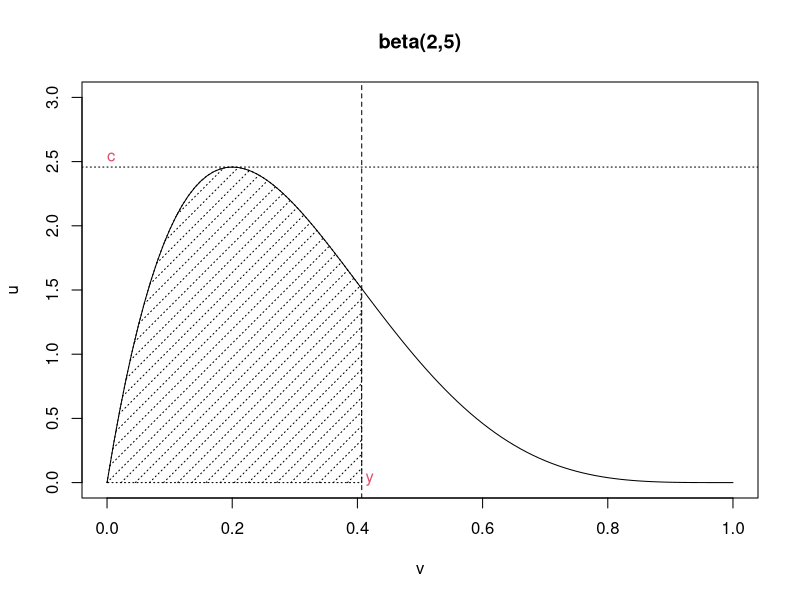
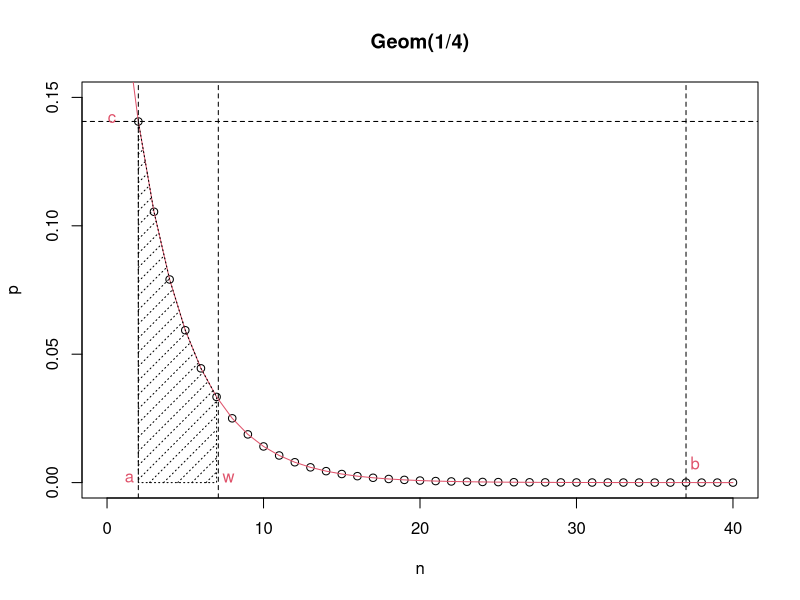

Here is the R script that generated these plots, in order:
## ---- chunk 1
cuckoo_egg <- c(22.0, 23.9, 20.9, 23.8, 25.0, 24.0, 21.7, 23.8, 22.8, 23.1, 23.1, 23.5, 23.0, 23.0)
max(cuckoo_egg)
mean(log(max(cuckoo_egg))-log(cuckoo_egg))^(-1)
## ---- chunk 2
plot(c(0,1), c(0,3), type = "n",main="beta(2,5)",xlab ="v", ylab ="u")
curve(dbeta(x,2,5, ncp = 0, log = FALSE),0,1,add =T)
polygon(c(0,seq(0,0.406901,0.001),0.406901) ,c(0,dbeta(seq(0,0.406901,0.001),2,5, ncp = 0, log = FALSE),0) ,density=10, angle=45,lty =3)
abline(h=dbeta((2-1)/(2+5-2),2,5, ncp = 0, log = FALSE),lty=3);text(0,2.5, "c", col = 2, adj = c(0,0))
abline(v=1/(dbeta((2-1)/(2+5-2),2,5, ncp = 0, log = FALSE)),lty=2);text(0.4,0, "y", col = 2, adj = c(-1,0))
## ---- chunk 3
plot(c(0,40), c(0,0.15), type = "n",main="Geom(1/4)",xlab ="n", ylab ="p")
points(c(0:40),dgeom(c(0:40), 1/4, log = FALSE))
lines(c(0:40), dgeom(c(0:40), 1/4, log = FALSE), col = 2)
polygon(c(2,seq(2,7,1),7) ,c(0,dgeom(c(2:7), 1/4, log = FALSE),0) ,density=10, angle=45,lty =3)
abline(h=dgeom(2, 1/4, log = FALSE),lty=2);text(0,0.14,"c", col = 2, adj = c(-.1,0))
abline(v=1/(dgeom(2, 1/4, log = FALSE)),lty=2);text(7,0, "w", col = 2, adj = c(-.5,0))
abline(v=2,lty=2);text(2,0, "a", col = 2, adj = c(1.5,0))
abline(v=37,lty=2);text(37,0, "b", col = 2, adj = c(-.5,-1))
